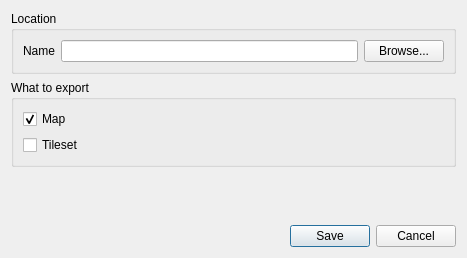
<?xml version="1.0" encoding="UTF-8"?>
<ui version="4.0">
 <class>ExportImageDialog</class>
 <widget class="QDialog" name="ExportImageDialog">
  <property name="geometry">
   <rect>
    <x>0</x>
    <y>0</y>
    <width>467</width>
    <height>258</height>
   </rect>
  </property>
  <property name="windowTitle">
   <string>Export As Image</string>
  </property>
  <layout class="QVBoxLayout" name="verticalLayout">
   <item>
    <widget class="QGroupBox" name="groupBox_filename">
     <property name="title">
      <string>Location</string>
     </property>
     <layout class="QHBoxLayout" name="horizontalLayout">
      <item>
       <widget class="QLabel" name="label">
        <property name="text">
         <string>Name</string>
        </property>
        <property name="buddy">
         <cstring>editFilename</cstring>
        </property>
       </widget>
      </item>
      <item>
       <widget class="QLineEdit" name="editFilename"/>
      </item>
      <item>
       <widget class="QPushButton" name="pushBrowse">
        <property name="text">
         <string>Browse...</string>
        </property>
       </widget>
      </item>
     </layout>
    </widget>
   </item>
   <item>
    <widget class="QGroupBox" name="groupBox_whatToExport">
     <property name="title">
      <string>What to export</string>
     </property>
     <layout class="QVBoxLayout" name="verticalLayout_2">
      <item>
       <widget class="QCheckBox" name="checkBox_map">
        <property name="text">
         <string>Map</string>
        </property>
        <property name="checked">
         <bool>true</bool>
        </property>
       </widget>
      </item>
      <item>
       <widget class="QCheckBox" name="checkBox_tileset">
        <property name="text">
         <string>Tileset</string>
        </property>
       </widget>
      </item>
     </layout>
    </widget>
   </item>
   <item>
    <spacer name="verticalSpacer">
     <property name="orientation">
      <enum>Qt::Orientation::Vertical</enum>
     </property>
     <property name="sizeHint" stdset="0">
      <size>
       <width>20</width>
       <height>29</height>
      </size>
     </property>
    </spacer>
   </item>
   <item>
    <widget class="QDialogButtonBox" name="buttonBox">
     <property name="standardButtons">
      <set>QDialogButtonBox::StandardButton::Cancel|QDialogButtonBox::StandardButton::Save</set>
     </property>
    </widget>
   </item>
  </layout>
 </widget>
 <tabstops>
  <tabstop>editFilename</tabstop>
  <tabstop>pushBrowse</tabstop>
 </tabstops>
 <resources/>
 <connections>
  <connection>
   <sender>buttonBox</sender>
   <signal>accepted()</signal>
   <receiver>ExportImageDialog</receiver>
   <slot>accept()</slot>
   <hints>
    <hint type="sourcelabel">
     <x>320</x>
     <y>234</y>
    </hint>
    <hint type="destinationlabel">
     <x>21</x>
     <y>1020</y>
    </hint>
   </hints>
  </connection>
  <connection>
   <sender>buttonBox</sender>
   <signal>rejected()</signal>
   <receiver>ExportImageDialog</receiver>
   <slot>reject()</slot>
   <hints>
    <hint type="sourcelabel">
     <x>415</x>
     <y>242</y>
    </hint>
    <hint type="destinationlabel">
     <x>31</x>
     <y>1052</y>
    </hint>
   </hints>
  </connection>
 </connections>
</ui>
